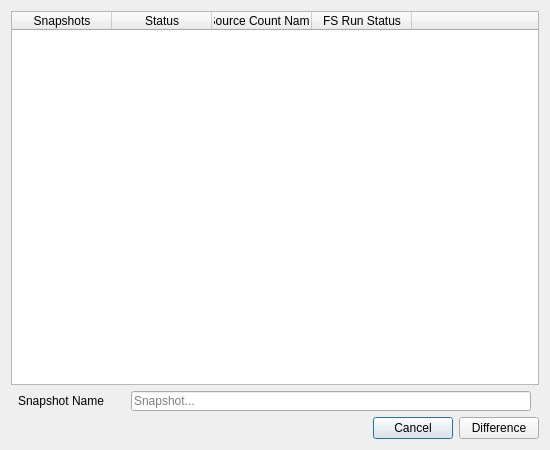
<?xml version="1.0" encoding="UTF-8"?>
<ui version="4.0">
 <class>snapshots</class>
 <widget class="QDialog" name="snapshots">
  <property name="geometry">
   <rect>
    <x>0</x>
    <y>0</y>
    <width>550</width>
    <height>450</height>
   </rect>
  </property>
  <property name="minimumSize">
   <size>
    <width>550</width>
    <height>450</height>
   </size>
  </property>
  <property name="maximumSize">
   <size>
    <width>550</width>
    <height>450</height>
   </size>
  </property>
  <property name="windowTitle">
   <string>Dialog</string>
  </property>
  <layout class="QHBoxLayout" name="horizontalLayout_3">
   <item>
    <layout class="QVBoxLayout" name="verticalLayout_2">
     <item>
      <widget class="QTableWidget" name="tableWidget_snapshots">
       <property name="editTriggers">
        <set>QAbstractItemView::NoEditTriggers</set>
       </property>
       <property name="selectionMode">
        <enum>QAbstractItemView::ExtendedSelection</enum>
       </property>
       <property name="selectionBehavior">
        <enum>QAbstractItemView::SelectRows</enum>
       </property>
       <property name="showGrid">
        <bool>false</bool>
       </property>
       <attribute name="horizontalHeaderStretchLastSection">
        <bool>true</bool>
       </attribute>
       <column>
        <property name="text">
         <string>Snapshots</string>
        </property>
       </column>
       <column>
        <property name="text">
         <string>Status</string>
        </property>
       </column>
       <column>
        <property name="text">
         <string>Source Count Name</string>
        </property>
       </column>
       <column>
        <property name="text">
         <string>FS Run Status</string>
        </property>
       </column>
       <column>
        <property name="text">
         <string/>
        </property>
       </column>
      </widget>
     </item>
     <item>
      <layout class="QVBoxLayout" name="verticalLayout">
       <item>
        <layout class="QHBoxLayout" name="horizontalLayout_2">
         <item>
          <widget class="QLabel" name="label">
           <property name="minimumSize">
            <size>
             <width>100</width>
             <height>20</height>
            </size>
           </property>
           <property name="maximumSize">
            <size>
             <width>100</width>
             <height>20</height>
            </size>
           </property>
           <property name="text">
            <string>Snapshot Name</string>
           </property>
          </widget>
         </item>
         <item>
          <widget class="QLineEdit" name="lineEdit_snapshot_name">
           <property name="minimumSize">
            <size>
             <width>100</width>
             <height>20</height>
            </size>
           </property>
           <property name="maximumSize">
            <size>
             <width>400</width>
             <height>20</height>
            </size>
           </property>
           <property name="placeholderText">
            <string>Snapshot...</string>
           </property>
          </widget>
         </item>
        </layout>
       </item>
       <item>
        <layout class="QHBoxLayout" name="horizontalLayout">
         <item>
          <spacer name="horizontalSpacer">
           <property name="orientation">
            <enum>Qt::Horizontal</enum>
           </property>
           <property name="sizeHint" stdset="0">
            <size>
             <width>40</width>
             <height>20</height>
            </size>
           </property>
          </spacer>
         </item>
         <item>
          <widget class="QPushButton" name="pushButton_cancel">
           <property name="text">
            <string>Cancel</string>
           </property>
          </widget>
         </item>
         <item>
          <widget class="QPushButton" name="pushButton_difference">
           <property name="text">
            <string>Difference</string>
           </property>
          </widget>
         </item>
        </layout>
       </item>
      </layout>
     </item>
    </layout>
   </item>
  </layout>
 </widget>
 <resources/>
 <connections/>
</ui>
